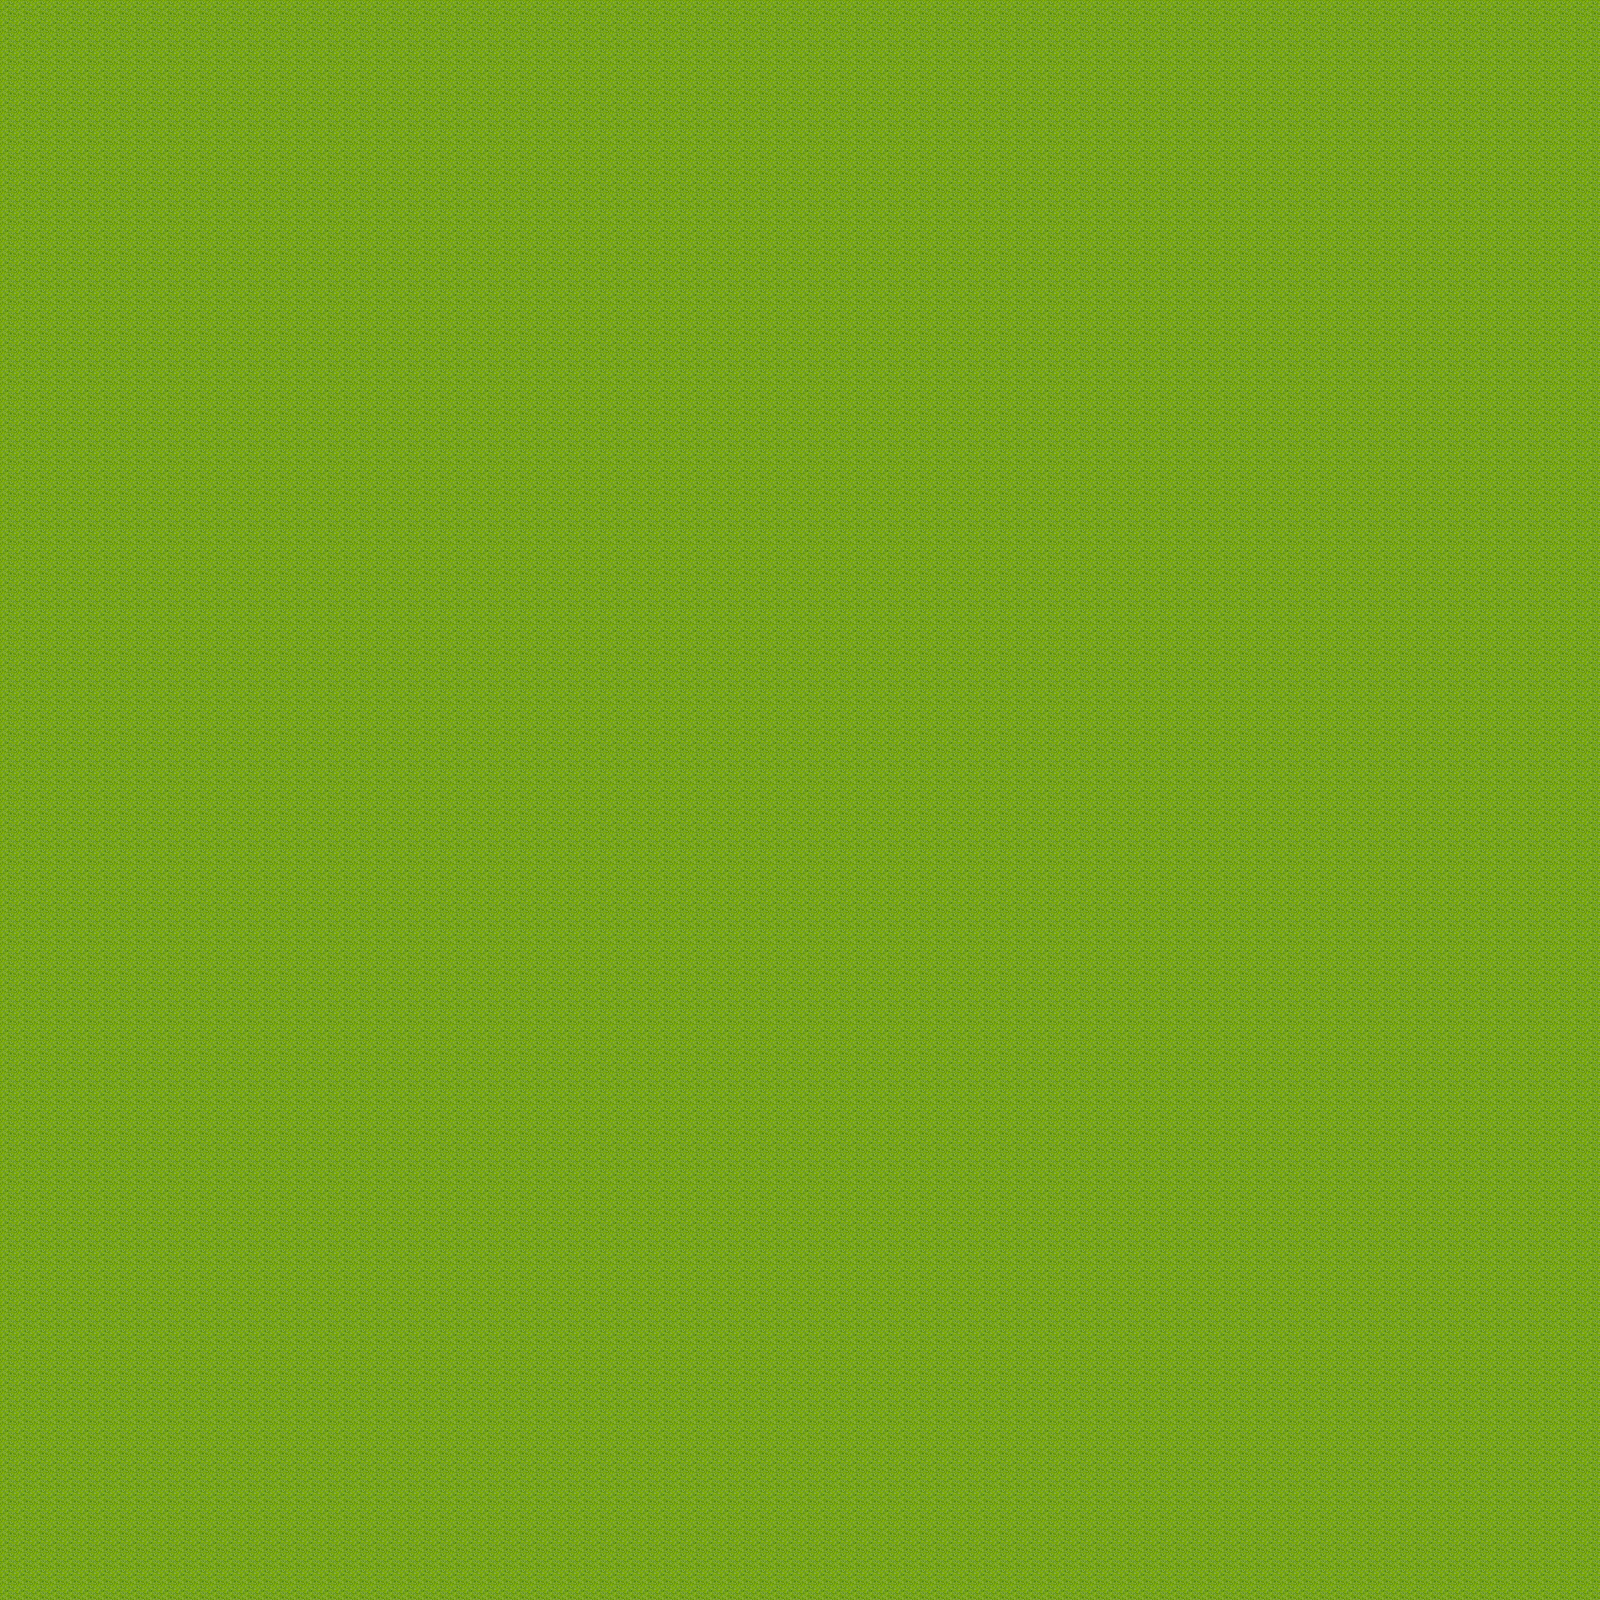

This game map was drawn from its Tiled (.tmx) file and the tilesets committed beside it. A one-line description and the trimmed map source follow:
An orthogonal 100x100 tile map with 16x16 px tiles, 1 tile layer (ground) and 1 object (spawn).

<map version="1.2" tiledversion="1.2.1" orientation="orthogonal" renderorder="right-down" width="100" height="100" tilewidth="16" tileheight="16" infinite="0" nextlayerid="3" nextobjectid="2">
 <tileset firstgid="1" source="tilesets/tilea2.tsx" />
 <layer id="1" name="ground" width="100" height="100">
  <data>[10000 cells, 10000 non-empty, 1 distinct tile ids]</data>
 </layer>
 <objectgroup id="2" name="objects">
  <object id="1" name="spawn" x="41.3333" y="136" />
 </objectgroup>
</map>
